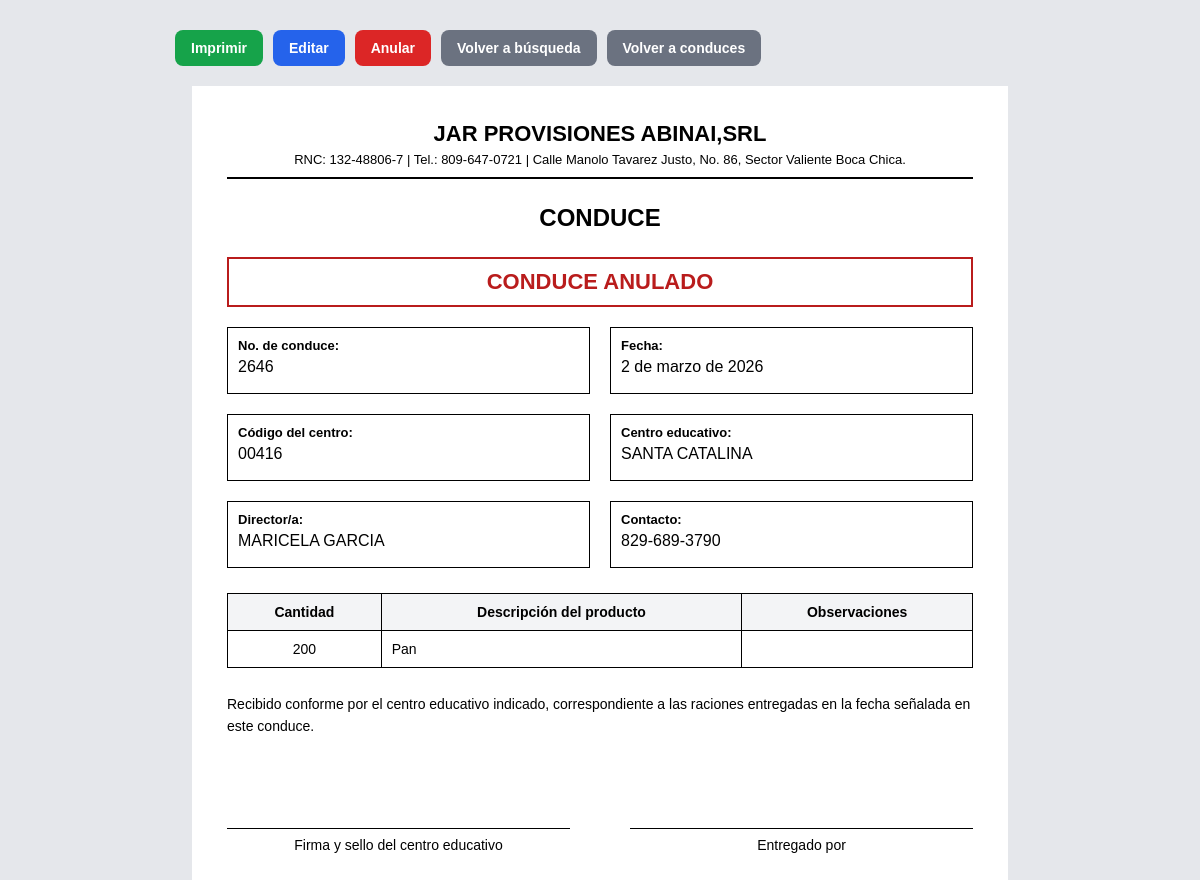
Page /conduce/2215/vista/ on the committed database.
### conduces/models.py (models this page shows, shortened)
class Conduce(models.Model):
    empresa = models.ForeignKey(Empresa, on_delete=models.CASCADE)
    numero = models.CharField(max_length=20, unique=True, blank=True, null=True)
    fecha = models.DateField()
    centro = models.ForeignKey(CentroEducativo, on_delete=models.CASCADE)
    producto = models.CharField(max_length=255)
    cantidad = models.IntegerField(default=0)
    observaciones = models.TextField(blank=True, null=True)
    ESTADOS = (
    ('borrador', 'Borrador'),
    ('generado', 'Generado'),
    ('entregado', 'Entregado'),
    ('anulado', 'Anulado'),
)
    estado = models.CharField(
        max_length=20,
        choices=ESTADOS,
        default='borrador'
    )

class Empresa(models.Model):
    nombre = models.CharField(max_length=255)
    rnc = models.CharField(max_length=20, blank=True, null=True)
    direccion = models.CharField(max_length=255, blank=True, null=True)
    telefono = models.CharField(max_length=50, blank=True, null=True)
    ciudad = models.CharField(max_length=100, blank=True, null=True)
    correo = models.EmailField(blank=True, null=True)
    numero_inicial_conduce = models.CharField(max_length=20, default='0001')

class CentroEducativo(models.Model):
    codigo = models.CharField(max_length=20, unique=True)
    nombre = models.CharField(max_length=255)
    director = models.CharField(max_length=255, blank=True, null=True)
    telefono = models.CharField(max_length=50, blank=True, null=True)
    direccion = models.TextField(blank=True, null=True)
    provincia = models.CharField(max_length=100, blank=True, null=True)
    regional_distrito = models.CharField(max_length=100, blank=True, null=True)
    matricula = models.IntegerField(default=0)
    orden_carga = models.PositiveIntegerField(default=0)

### conduces/views.py (the view)
# urls.py: path('conduce/<int:conduce_id>/vista/', obtener_vista('vista_conduce'), name='vista_conduce'),
def vista_conduce(request, conduce_id):
    conduce = get_object_or_404(Conduce, id=conduce_id)
    return render(request, "vista_conduce.html", {"conduce": conduce})

### conduces/templates/vista_conduce.html (shortened to what this page needs)
<!DOCTYPE html>
<html lang="es">
<head>
</head>
<body>
    <div class="acciones">
        <button onclick="window.print()" class="btn verde">Imprimir</button>
        <a href="/conduce/{{ conduce.id }}/editar/" class="btn azul">Editar</a>
        <a href="/conduce/{{ conduce.id }}/anular/" class="btn rojo">Anular</a>
        <a href="/buscar-conduces/" class="btn gris">Volver a búsqueda</a>
        <a href="/admin/conduces/conduce/" class="btn gris">Volver a conduces</a>
    </div>
    <div class="hoja">
        <div class="encabezado">
            <div class="empresa">{{ conduce.empresa.nombre }}</div>
            <div class="datos-empresa">
                RNC: {{ conduce.empresa.rnc }} |
                Tel.: {{ conduce.empresa.telefono }} |
                {{ conduce.empresa.direccion }}
            </div>
        </div>
        <div class="titulo">
            CONDUCE
        </div>
        {% if conduce.estado == "anulado" %}
            <div class="estado-anulado">
                CONDUCE ANULADO
            </div>
        {% endif %}
        <div class="fila-superior">
            <div class="cuadro">
                <strong>No. de conduce:</strong>
                {{ conduce.numero }}
            </div>
            <div class="cuadro">
                <strong>Fecha:</strong>
                {{ conduce.fecha }}
            </div>
            <div class="cuadro">
                <strong>Código del centro:</strong>
                {{ conduce.centro.codigo }}
            </div>
            <div class="cuadro">
                <strong>Centro educativo:</strong>
                {{ conduce.centro.nombre }}
            </div>
            <div class="cuadro">
                <strong>Director/a:</strong>
                {{ conduce.centro.director }}
            </div>
            <div class="cuadro">
                <strong>Contacto:</strong>
                {{ conduce.centro.telefono }}
            </div>
        </div>
        <table>
            <thead>
                <tr>
                    <th>Cantidad</th>
                    <th>Descripción del producto</th>
                    <th>Observaciones</th>
                </tr>
            </thead>
            <tbody>
                <tr>
                    <td style="text-align:center;">{{ conduce.cantidad }}</td>
                    <td>{{ conduce.producto }}</td>
                    <td>{{ conduce.observaciones|default:"" }}</td>
                </tr>
            </tbody>
        </table>
        <div class="texto-centro">
            Recibido conforme por el centro educativo indicado, correspondiente a las raciones entregadas en la fecha señalada en este conduce.
        </div>
        <div class="firmas">
            <div class="linea">
                Firma y sello del centro educativo
            </div>
            <div class="linea">
                Entregado por
            </div>
        </div>
    </div>
</body>
</html>

### conduces/templates/vista_conduce.html (style rules this page uses)
body { font-family: Arial, sans-serif; background: #e5e7eb; margin: 0; padding: 30px; }
.acciones { max-width: 850px; margin: 0 auto 20px auto; display: flex; gap: 10px; flex-wrap: wrap; }
.btn { padding: 10px 16px; border-radius: 8px; text-decoration: none; color: white; font-weight: bold; border: none; cursor: pointer; font-size: 14px; }
.verde { background: #16a34a; }
.azul { background: #2563eb; }
.rojo { background: #dc2626; }
.gris { background: #6b7280; }
.hoja { width: 8.5in; min-height: 11in; background: white; margin: auto; padding: 35px; box-sizing: border-box; color: #000; }
.encabezado { text-align: center; border-bottom: 2px solid #000; padding-bottom: 10px; margin-bottom: 20px; }
.empresa { font-size: 22px; font-weight: bold; text-transform: uppercase; }
.datos-empresa { font-size: 13px; margin-top: 5px; }
.titulo { text-align: center; font-size: 24px; font-weight: bold; margin: 25px 0; text-transform: uppercase; }
.fila-superior { display: grid; grid-template-columns: 1fr 1fr; gap: 20px; margin-bottom: 25px; }
.cuadro { border: 1px solid #000; padding: 10px; min-height: 45px; }
.cuadro strong { display: block; font-size: 13px; margin-bottom: 5px; }
table { width: 100%; border-collapse: collapse; margin-top: 25px; }
th, td { border: 1px solid #000; padding: 10px; text-align: left; font-size: 14px; }
th { background: #f3f4f6; text-align: center; }
.texto-centro { margin-top: 25px; font-size: 14px; line-height: 1.6; }
.firmas { display: grid; grid-template-columns: 1fr 1fr; gap: 60px; margin-top: 90px; text-align: center; }
.linea { border-top: 1px solid #000; padding-top: 8px; font-size: 14px; }
.estado-anulado { color: #b91c1c; font-weight: bold; text-align: center; font-size: 22px; border: 2px solid #b91c1c; padding: 10px; margin: 20px 0; }

### rows in the picture
Conduce: empresa.nombre "JAR PROVISIONES ABINAI,SRL", empresa.rnc "132-48806-7", empresa.telefono "809-647-0721", empresa.direccion "Calle Manolo Tavarez Justo, No. 86, Sector Valiente Boca Chica.", numero "2646", fecha "2 de marzo de 2026", centro.codigo "00416", centro.nombre "SANTA CATALINA", centro.director "MARICELA GARCIA", centro.telefono "829-689-3790", cantidad "200", producto "Pan"
